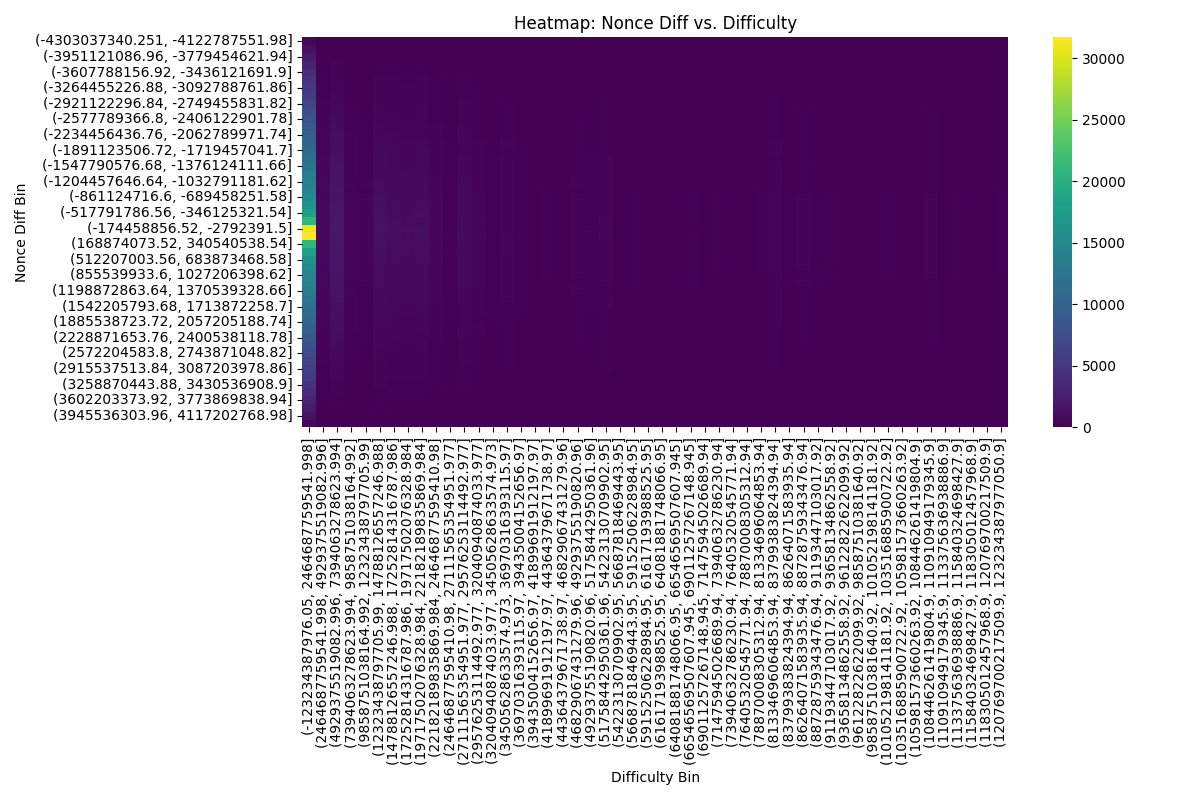

Write the Python code that produced this figure.
import os
import json
import pandas as pd
import matplotlib.pyplot as plt
import seaborn as sns

BLOCK_DIR = "C:/Users/15162/Desktop/bitcoinScriptNew/block_batches"

def load_blocks():
    blocks = []
    for fname in os.listdir(BLOCK_DIR):
        if fname.endswith(".jsonl"):
            with open(os.path.join(BLOCK_DIR, fname), "r") as f:
                for line in f:
                    try:
                        blocks.append(json.loads(line))
                    except json.JSONDecodeError:
                        continue
    return blocks

def build_nonce_diff_and_difficulty_df(blocks):
    df = pd.DataFrame(blocks)
    df = df[["height", "nonce", "difficulty"]].dropna().sort_values("height")
    df["nonce_diff"] = df["nonce"].diff()
    df = df.dropna()
    return df

def plot_heatmap(df, bins_nonce=50, bins_difficulty=50):
    plt.figure(figsize=(12, 8))
    heatmap_data = pd.DataFrame({
        "nonce_diff": df["nonce_diff"],
        "difficulty": df["difficulty"]
    })

    heatmap_data["nonce_bin"] = pd.cut(heatmap_data["nonce_diff"], bins=bins_nonce)
    heatmap_data["difficulty_bin"] = pd.cut(heatmap_data["difficulty"], bins=bins_difficulty)

    grouped = heatmap_data.groupby(["nonce_bin", "difficulty_bin"]).size().unstack().fillna(0)

    sns.heatmap(grouped, cmap="viridis", norm=None)
    plt.title("Heatmap: Nonce Diff vs. Difficulty")
    plt.xlabel("Difficulty Bin")
    plt.ylabel("Nonce Diff Bin")
    plt.tight_layout()
    plt.savefig("heatmap_nonce_diff_vs_difficulty.png")
    plt.close()

if __name__ == "__main__":
    print("🔍 Loading block data...")
    blocks = load_blocks()
    print(f"📦 Loaded {len(blocks):,} blocks")

    print("🧮 Preparing DataFrame...")
    df = build_nonce_diff_and_difficulty_df(blocks)

    print("📊 Plotting heatmap of nonce_diff vs difficulty...")
    plot_heatmap(df)

    print("✅ Heatmap saved as heatmap_nonce_diff_vs_difficulty.png")
